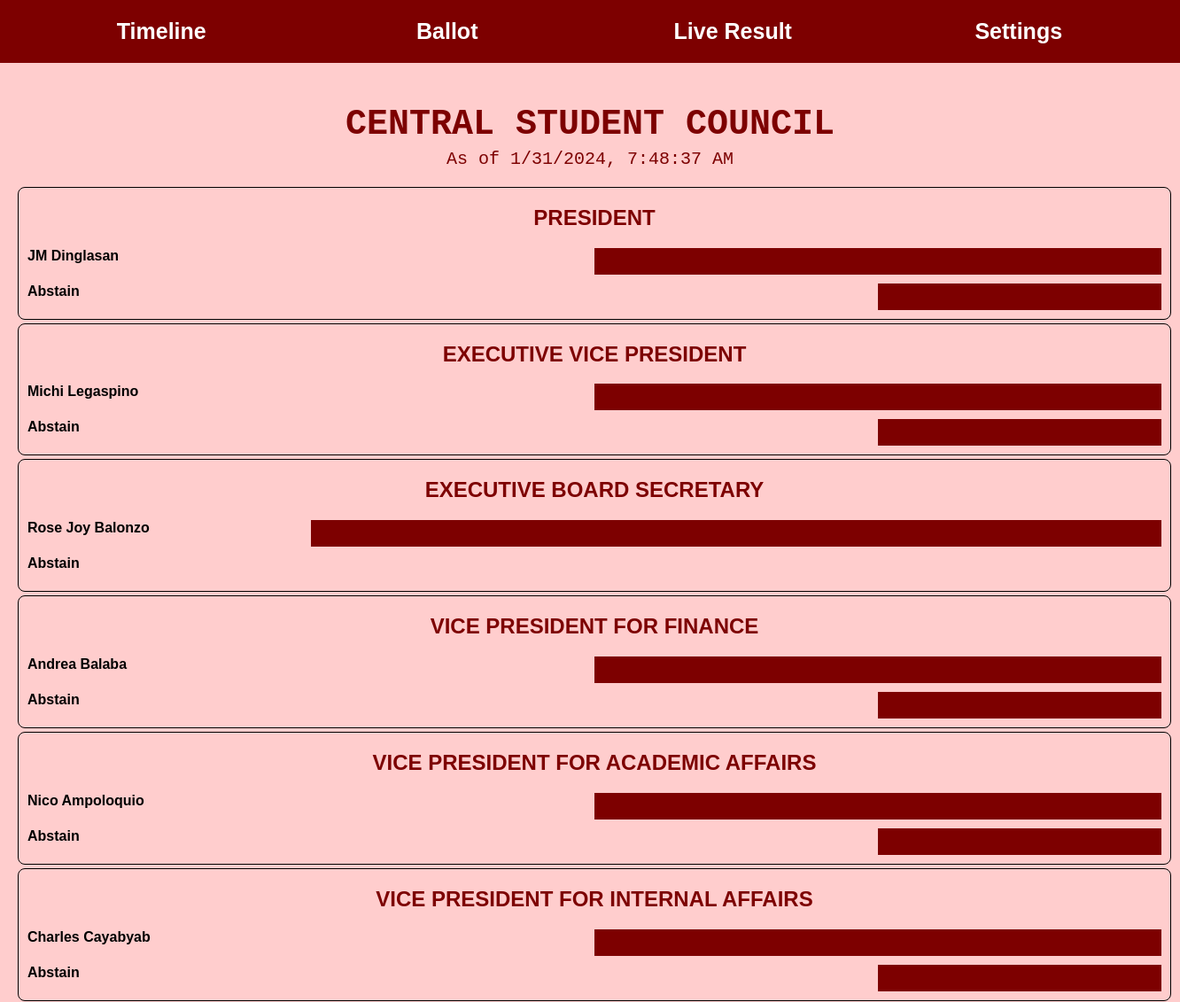
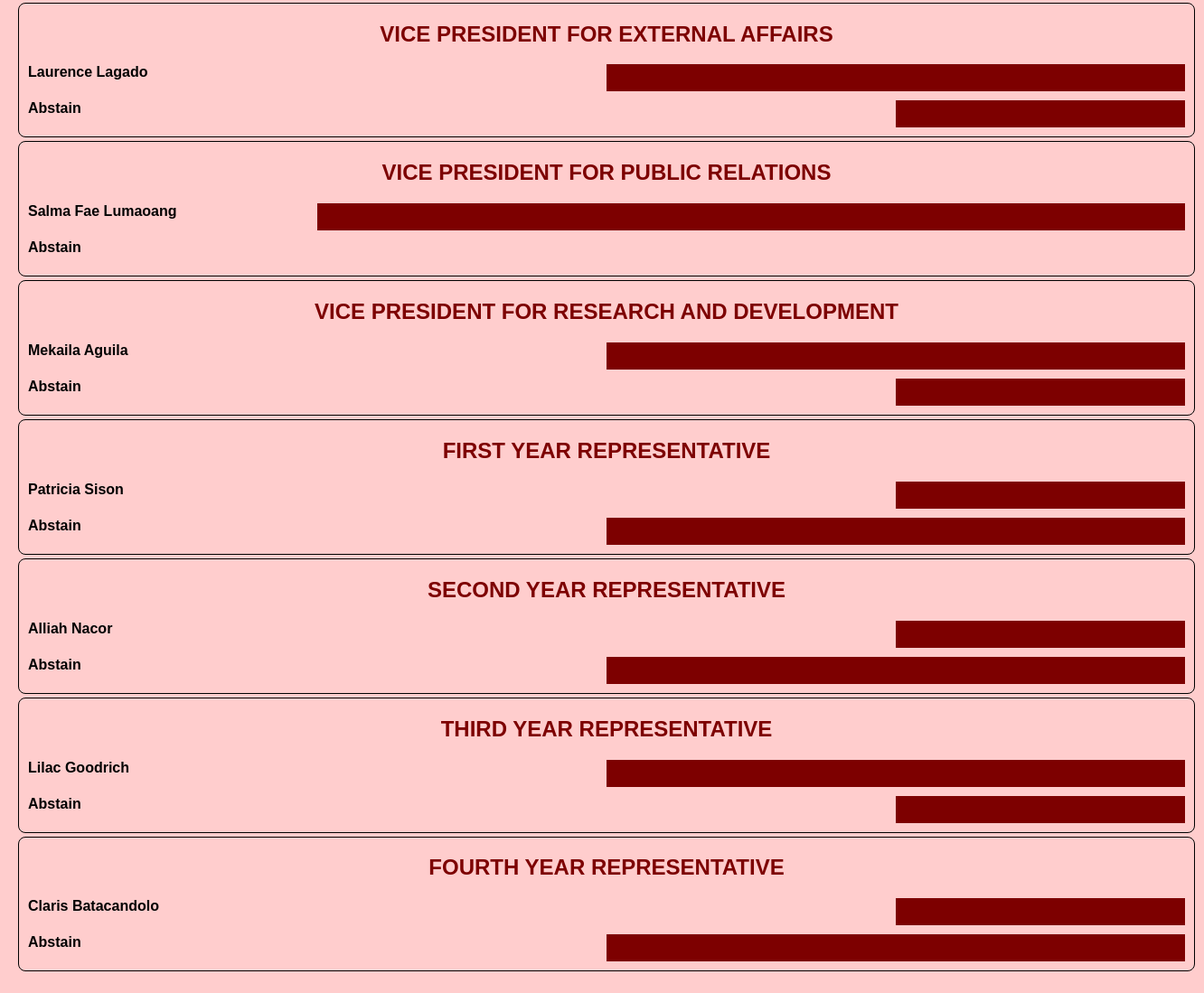
Screenshot of /live-results (signed in) with the database file from the repository (2 pictures, top to bottom).
### website/models.py (models this page shows)
class Candidate(db.Model):
    id = db.Column(db.Integer, primary_key=True)
    studentId = db.Column(db.String(15), db.ForeignKey('user.userId'), nullable=False, unique=True)
    name = db.Column(db.String(200), nullable=False)
    position = db.Column(db.String(100), nullable=False)
    voteCount = None
    votePercentage = None
    student = db.relationship('User', backref='candidate', lazy=True)

### website/views.py (the view)
@views.route('/live-results')
@login_required
def liveResults():
    return render_template("LiveResult.html", voteResults=getVoteResults(), user=current_user)

### website/__init__.py (called while the page is built)
def create_app():
    app = Flask(__name__)
    app.config['SECRET_KEY'] = 'secret'
    app.config['SQLALCHEMY_DATABASE_URI'] = f"sqlite:///{DB_NAME}"
    db.init_app(app)
    socketio.init_app(app)
    from .views import views
    from .auth import auth
    app.register_blueprint(views, url_prefix='/')
    app.register_blueprint(auth, url_prefix='/')
    from . import models
    create_database(app)
    login_manager = LoginManager()
    login_manager.login_view = 'auth.login'
    login_manager.init_app(app)
    @login_manager.user_loader
    def load_user(userId):
        return models.User.query.get(userId)
    return app

### website/views.py (called while the page is built)
def getVoteCount(position, vote):
    voteCount = models.Vote.query.filter(getattr(models.Vote, position) == vote).count()
    return voteCount

def getVotePercentage(position, vote):
    totalVoters = models.Vote.query.count()
    voteCount = getVoteCount(position, vote)
    votePercentage = 0
    if not totalVoters == 0:
        votePercentage = (100 / totalVoters) * voteCount
    return votePercentage

def serializeCandidateForVoteResults(candidate):
    return {
        'studentId': candidate.studentId,
        'name': candidate.name,
        'position': candidate.position,
        'voteCount': candidate.voteCount,
        'votePercentage': candidate.votePercentage
    }

def getAbstainVoteByPosition(position):
    voteCount = getVoteCount(position, "abstain")
    votePercentage = getVotePercentage(position, "abstain")
    return {"position": position, "voteCount": voteCount, "votePercentage": votePercentage}

### website/templates/LiveResult.html (shortened to what this page needs)
<!DOCTYPE html>
<html lang="en">
  <head>
    <link rel="stylesheet" href="../static/styles/VoteNowStyle.css" />
  </head>
  <body>
    <header>
      <nav>
        <ul>
          <li><a href="/">Timeline</a></li>
          {% if user.userType == "Admin" %}
          <li><a href="#">Ballot</a></li>
          {% endif %}
          <li><a href="/live-results">Live Result</a></li>
          <li><a href="/settings">Settings</a></li>
        </ul>
      </nav>
    </header>
    <div class="live-result-container">
      <h1>CENTRAL STUDENT COUNCIL</h1>
      <div class="live-time">
        <p>As of <time datetime="" id="liveTime"></time></p>
      </div>
      {% if not voteResults["president"]["candidates"]|length <= 0 %}
      <div class="live-result-graph">
        <h2>PRESIDENT</h2>
        {% for candidate in voteResults["president"]["candidates"] %}
        <div class="result-bar">
          <span>{{candidate['name']}}</span>
          <div
            class="bar president-bar-candidate"
            data-student-id="{{candidate['studentId']}}"
            style="width: {{candidate['votePercentage']}}%"
          ></div>
        </div>
        {% endfor %}
        <div class="result-bar">
          <span>Abstain</span>
          <div
            class="bar"
            id="president-bar-abstain"
            style="width: {{voteResults['president']['abstain']['votePercentage']}}%"
          ></div>
        </div>
      </div>
      {% endif %}
      {% if not voteResults["executive_vp"]["candidates"]|length <= 0 %}
      <div class="live-result-graph">
        <h2>EXECUTIVE VICE PRESIDENT</h2>
        {% for candidate in voteResults["executive_vp"]["candidates"] %}
        <div class="result-bar">
          <span>{{candidate['name']}}</span>
          <div
            class="bar executive-vp-bar-candidate"
            data-student-id="{{candidate['studentId']}}"
            style="width: {{candidate['votePercentage']}}%"
          ></div>
        </div>
        {% endfor %}
        <div class="result-bar">
          <span>Abstain</span>
          <div
            class="bar"
            id="executive-vp-bar-abstain"
            style="width: {{voteResults['executive_vp']['abstain']['votePercentage']}}%"
          ></div>
        </div>
      </div>
      {% endif %}
      {% if not voteResults["executive_board_sec"]["candidates"]|length <= 0 %}
      <div class="live-result-graph">
        <h2>EXECUTIVE BOARD SECRETARY</h2>
        {% for candidate in voteResults["executive_board_sec"]["candidates"] %}
        <div class="result-bar">
          <span>{{candidate['name']}}</span>
          <div
            class="bar executive-board-sec-bar-candidate"
            data-student-id="{{candidate['studentId']}}"
            style="width: {{candidate['votePercentage']}}%"
          ></div>
        </div>
        {% endfor %}
        <div class="result-bar">
          <span>Abstain</span>
        </div>
      </div>
      {% endif %}
      {% if not voteResults["vp_finance"]["candidates"]|length <= 0 %}
      <div class="live-result-graph">
        <h2>VICE PRESIDENT FOR FINANCE</h2>
        {% for candidate in voteResults["vp_finance"]["candidates"] %}
        <div class="result-bar">
          <span>{{candidate['name']}}</span>
          <div
            class="bar vp-finance-bar-candidate"
            data-student-id="{{candidate['studentId']}}"
            style="width: {{candidate['votePercentage']}}%"
          ></div>
        </div>
        {% endfor %}
        <div class="result-bar">
          <span>Abstain</span>
          <div
            class="bar"
            id="vp-finance-bar-abstain"
            style="width: {{voteResults['vp_finance']['abstain']['votePercentage']}}%"
          ></div>
        </div>
      </div>
      {% endif %}
      {% if not voteResults["vp_academic_affairs"]["candidates"]|length <= 0 %}
      <div class="live-result-graph">
        <h2>VICE PRESIDENT FOR ACADEMIC AFFAIRS</h2>
        {% for candidate in voteResults["vp_academic_affairs"]["candidates"] %}
        <div class="result-bar">
          <span>{{candidate['name']}}</span>
          <div
            class="bar vp-academic-affairs-bar-candidate"
            data-student-id="{{candidate['studentId']}}"
            style="width: {{candidate['votePercentage']}}%"
          ></div>
        </div>
        {% endfor %}
        <div class="result-bar">
          <span>Abstain</span>
          <div
            class="bar"
            id="vp-academic-affairs-bar-abstain"
            style="width: {{voteResults['vp_academic_affairs']['abstain']['votePercentage']}}%"
          ></div>
        </div>
      </div>
      {% endif %}
      {% if not voteResults["vp_internal_affairs"]["candidates"]|length <= 0 %}
      <div class="live-result-graph">
        <h2>VICE PRESIDENT FOR INTERNAL AFFAIRS</h2>
        {% for candidate in voteResults["vp_internal_affairs"]["candidates"] %}
        <div class="result-bar">
          <span>{{candidate['name']}}</span>
          <div
            class="bar vp-internal-affairs-bar-candidate"
            data-student-id="{{candidate['studentId']}}"
            style="width: {{candidate['votePercentage']}}%"
          ></div>
        </div>
        {% endfor %}
        <div class="result-bar">
          <span>Abstain</span>
          <div
            class="bar"
            id="vp-internal-affairs-bar-abstain"
            style="width: {{voteResults['vp_internal_affairs']['abstain']['votePercentage']}}%"
          ></div>
        </div>
      </div>
      {% endif %}
      {% if not voteResults["vp_external_affairs"]["candidates"]|length <= 0 %}
      <div class="live-result-graph">
        <h2>VICE PRESIDENT FOR EXTERNAL AFFAIRS</h2>
        {% for candidate in voteResults["vp_external_affairs"]["candidates"] %}
        <div class="result-bar">
          <span>{{candidate['name']}}</span>
          <div
            class="bar vp-external-affairs-bar-candidate"
            data-student-id="{{candidate['studentId']}}"
            style="width: {{candidate['votePercentage']}}%"
          ></div>
        </div>
        {% endfor %}
        <div class="result-bar">
          <span>Abstain</span>
          <div
            class="bar"
            id="vp-external-affairs-bar-abstain"
            style="width: {{voteResults['vp_external_affairs']['abstain']['votePercentage']}}%"
          ></div>
        </div>
      </div>
      {% endif %}
      {% if not voteResults["vp_public_relations"]["candidates"]|length <= 0 %}
      <div class="live-result-graph">
        <h2>VICE PRESIDENT FOR PUBLIC RELATIONS</h2>
        {% for candidate in voteResults["vp_public_relations"]["candidates"] %}
        <div class="result-bar">
          <span>{{candidate['name']}}</span>
          <div
            class="bar vp-public-relations-bar-candidate"
            data-student-id="{{candidate['studentId']}}"
            style="width: {{candidate['votePercentage']}}%"
          ></div>
        </div>
        {% endfor %}
        <div class="result-bar">
          <span>Abstain</span>
        </div>
      </div>
      {% endif %}
      {% if not voteResults["vp_research_dev"]["candidates"]|length <= 0 %}
      <div class="live-result-graph">
        <h2>VICE PRESIDENT FOR RESEARCH AND DEVELOPMENT</h2>
        {% for candidate in voteResults["vp_research_dev"]["candidates"] %}
        <div class="result-bar">
          <span>{{candidate['name']}}</span>
          <div
            class="bar vp-research-dev-bar-candidate"
            data-student-id="{{candidate['studentId']}}"
            style="width: {{candidate['votePercentage']}}%"
          ></div>
        </div>
        {% endfor %}
        <div class="result-bar">
          <span>Abstain</span>
          <div
            class="bar"
            id="vp-research-dev-bar-abstain"
            style="width: {{voteResults['vp_research_dev']['abstain']['votePercentage']}}%"
          ></div>
        </div>
      </div>
      {% endif %}
      {% if not voteResults["first_yr_rep"]["candidates"]|length <= 0 %}
      <div class="live-result-graph">
        <h2>FIRST YEAR REPRESENTATIVE</h2>
        {% for candidate in voteResults["first_yr_rep"]["candidates"] %}
        <div class="result-bar">
          <span>{{candidate['name']}}</span>
          <div
            class="bar first-yr-rep-bar-candidate"
            data-student-id="{{candidate['studentId']}}"
            style="width: {{candidate['votePercentage']}}%"
          ></div>
        </div>
        {% endfor %}
        <div class="result-bar">
          <span>Abstain</span>
          <div
            class="bar"
            id="first-yr-rep-bar-abstain"
            style="width: {{voteResults['first_yr_rep']['abstain']['votePercentage']}}%"
          ></div>
        </div>
      </div>
      {% endif %}
      {% if not voteResults["second_yr_rep"]["candidates"]|length <= 0 %}
      <div class="live-result-graph">
        <h2>SECOND YEAR REPRESENTATIVE</h2>
        {% for candidate in voteResults["second_yr_rep"]["candidates"] %}
        <div class="result-bar">
          <span>{{candidate['name']}}</span>
          <div
            class="bar second-yr-rep-bar-candidate"
            data-student-id="{{candidate['studentId']}}"
            style="width: {{candidate['votePercentage']}}%"
          ></div>
        </div>
        {% endfor %}
        <div class="result-bar">
          <span>Abstain</span>
          <div
            class="bar"
            id="second-yr-rep-bar-abstain"
            style="width: {{voteResults['second_yr_rep']['abstain']['votePercentage']}}%"
          ></div>
        </div>
      </div>
      {% endif %}
      {% if not voteResults["third_yr_rep"]["candidates"]|length <= 0 %}
      <div class="live-result-graph">
        <h2>THIRD YEAR REPRESENTATIVE</h2>
        {% for candidate in voteResults["third_yr_rep"]["candidates"] %}
        <div class="result-bar">
          <span>{{candidate['name']}}</span>
          <div
            class="bar third-yr-rep-bar-candidate"
            data-student-id="{{candidate['studentId']}}"
            style="width: {{candidate['votePercentage']}}%"
          ></div>
        </div>
        {% endfor %}
        <div class="result-bar">
          <span>Abstain</span>
          <div
            class="bar"
            id="third-yr-rep-bar-abstain"
            style="width: {{voteResults['third_yr_rep']['abstain']['votePercentage']}}%"
          ></div>
        </div>
      </div>
      {% endif %}
      {% if not voteResults["fourth_yr_rep"]["candidates"]|length <= 0 %}
      <div class="live-result-graph">
        <h2>FOURTH YEAR REPRESENTATIVE</h2>
        {% for candidate in voteResults["fourth_yr_rep"]["candidates"] %}
        <div class="result-bar">
          <span>{{candidate['name']}}</span>
          <div
            class="bar fourth-yr-rep-bar-candidate"
            data-student-id="{{candidate['studentId']}}"
            style="width: {{candidate['votePercentage']}}%"
          ></div>
        </div>
        {% endfor %}
        <div class="result-bar">
          <span>Abstain</span>
          <div
            class="bar"
            id="fourth-yr-rep-bar-abstain"
            style="width: {{voteResults['fourth_yr_rep']['abstain']['votePercentage']}}%"
          ></div>
        </div>
      </div>
      {% endif %}
    </div>
  </body>
</html>

### website/static/styles/VoteNowStyle.css (style rules this page uses)
body { background-color: rgba(255, 203, 203, 0.945); background-size: cover; margin: 0; font-family: Arial, sans-serif; }
header { background-color: #7d0000; color: white; text-align: center; padding: 1px; }
nav { color: white; text-align: center; padding: 20px; }
nav ul { list-style-type: none; margin: 0; padding: 0; display: flex; justify-content: space-between; }
nav li { flex: 1; }
nav a { text-decoration: none; color: white; font-weight: bold; font-size: 25px; }
h2 { color: #7d0000; text-align: center; }
.live-result-container { text-align: center; padding: 20px 50000px; }
.live-time { text-align: center; font-family: "Courier New", Courier, monospace; }
.live-result-graph { display: inline-block; width: 1500px; max-width: 1300px; border: 1px solid black; border-radius: 8px; overflow: hidden; }
.result-bar { display: flex; justify-content: space-between; margin: 10px; }
.result-bar span { display: flex; width: 20%; text-align: center; font-weight: bold; }
.result-bar .bar { display: inline-block; height: 30px; background-color: #7d0000; }
h1 { color: #7d0000; text-align: center; font-family: "Courier New", Courier, monospace; font-size: 40px; margin-bottom: -15px; }
.live-result-container { text-align: center; padding: 20px; }
.live-time { font-family: "Courier New", Courier, monospace; font-size: 20px; color: #7d0000; margin-bottom: 10px; }

### rows the page displays
Candidate: name "JM Dinglasan", {{ candidate['votePercentage'] }} 50.0 (drawn)
Candidate: name "Michi Legaspino", {{ candidate['votePercentage'] }} 50.0 (drawn)
Candidate: name "Rose Joy Balonzo", {{ candidate['votePercentage'] }} 75.0 (drawn)
Candidate: name "Andrea Balaba", {{ candidate['votePercentage'] }} 50.0 (drawn)
Candidate: name "Nico Ampoloquio", {{ candidate['votePercentage'] }} 50.0 (drawn)
Candidate: name "Charles Cayabyab", {{ candidate['votePercentage'] }} 50.0 (drawn)
Candidate: name "Laurence Lagado", {{ candidate['votePercentage'] }} 50.0 (drawn)
Candidate: name "Salma Fae Lumaoang", {{ candidate['votePercentage'] }} 75.0 (drawn)
Candidate: name "Mekaila Aguila", {{ candidate['votePercentage'] }} 50.0 (drawn)
Candidate: name "Patricia Sison", {{ candidate['votePercentage'] }} 25.0 (drawn)
Candidate: name "Alliah Nacor", {{ candidate['votePercentage'] }} 25.0 (drawn)
Candidate: name "Lilac Goodrich", {{ candidate['votePercentage'] }} 50.0 (drawn)
Candidate: name "Claris Batacandolo", {{ candidate['votePercentage'] }} 25.0 (drawn)
